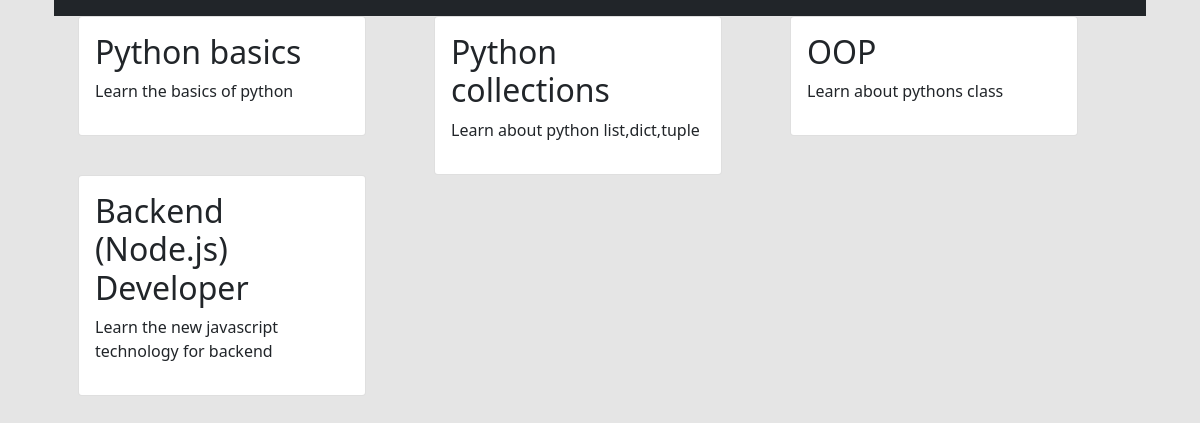
Page /courses/ on the committed database.
### courses/models.py (models this page shows, shortened)
class Course(models.Model):
    created_at = models.DateTimeField(auto_now_add=True)
    title = models.CharField(max_length=255)
    description = models.TextField()

### courses/views.py (the view)
def course_view(request):
    courses = Course.objects.all()
    return render(request, 'courses/course_list.html', {'courses': courses})

### courses/templates/courses/course_list.html (shortened to what this page needs)
{% extends 'layout.html' %}
{% block content %}
<div class="container">
     <div class="row">
            {% for course in courses %}
                <div class="col-lg-4 col-md-6 col-sm-12">
                        <div class="card" style="width: 18rem;">
                                <div class="card-body">
                                    <h2 class="card-title">{{ course.title }}</h2>
                                    <p class="card-text">{{ course.description }}
                                    </p>
                                </div>
                            </div>
                </div>
        {% endfor %}
     </div>
</div>
{% endblock %}

### templates/layout.html (shortened to what this page needs)
{% load static  %}
<!DOCTYPE html>
<html lang="en">
<head>
    <link rel="stylesheet" href="{% static 'css/bootstrap.min.css' %}">
    <link rel="stylesheet" href="{% static 'css/layout.css' %}">
</head>
<body>
   <div class="row">
       <div class="col-sm">
            <div class="container">
                    <nav class="navbar navbar-expand-lg navbar navbar-dark bg-dark">
                    </nav>
                    {% block content %}{% endblock %}
                </div>
       </div>
   </div>
</body>
</html>

### assets/css/layout.css (style rules this page uses)
body { background: #e5e5e5 !important; }

### rows in the picture
Course: title "Python basics", description "Learn the basics of python"
Course: title "Python collections", description "Learn about python list,dict,tuple"
Course: title "OOP", description "Learn about pythons class"
Course: title "Backend (Node.js) Developer", description "Learn the new javascript technology for backend"
